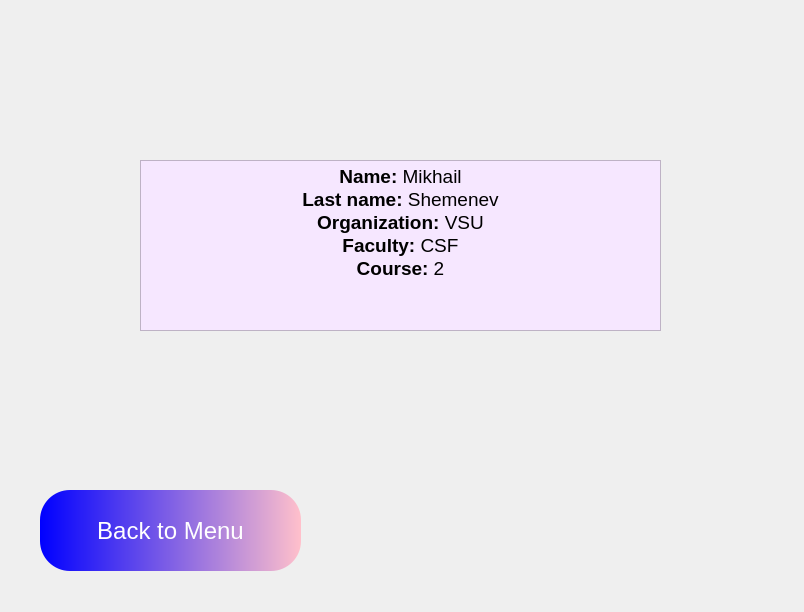
<?xml version="1.0" encoding="UTF-8"?>
<ui version="4.0">
 <class>MainWindow</class>
 <widget class="QMainWindow" name="MainWindow">
  <property name="geometry">
   <rect>
    <x>0</x>
    <y>0</y>
    <width>804</width>
    <height>612</height>
   </rect>
  </property>
  <property name="windowTitle">
   <string>MainWindow</string>
  </property>
  <widget class="QWidget" name="centralwidget">
   <widget class="QLabel" name="label">
    <property name="geometry">
     <rect>
      <x>110</x>
      <y>70</y>
      <width>55</width>
      <height>16</height>
     </rect>
    </property>
    <property name="text">
     <string/>
    </property>
   </widget>
   <widget class="QTextBrowser" name="textBrowser">
    <property name="geometry">
     <rect>
      <x>140</x>
      <y>160</y>
      <width>521</width>
      <height>171</height>
     </rect>
    </property>
    <property name="styleSheet">
     <string notr="true">background-color: rgb(246, 231, 255)</string>
    </property>
    <property name="html">
     <string>&lt;!DOCTYPE HTML PUBLIC &quot;-//W3C//DTD HTML 4.0//EN&quot; &quot;http://www.w3.org/TR/REC-html40/strict.dtd&quot;&gt;
&lt;html&gt;&lt;head&gt;&lt;meta name=&quot;qrichtext&quot; content=&quot;1&quot; /&gt;&lt;style type=&quot;text/css&quot;&gt;
p, li { white-space: pre-wrap; }
&lt;/style&gt;&lt;/head&gt;&lt;body style=&quot; font-family:'MS Shell Dlg 2'; font-size:7.8pt; font-weight:400; font-style:normal;&quot;&gt;
&lt;p align=&quot;center&quot; style=&quot; margin-top:0px; margin-bottom:0px; margin-left:0px; margin-right:0px; -qt-block-indent:0; text-indent:0px;&quot;&gt;&lt;span style=&quot; font-size:14pt; font-weight:600;&quot;&gt;Name:&lt;/span&gt;&lt;span style=&quot; font-size:14pt;&quot;&gt; Mikhail&lt;/span&gt;&lt;/p&gt;
&lt;p align=&quot;center&quot; style=&quot; margin-top:0px; margin-bottom:0px; margin-left:0px; margin-right:0px; -qt-block-indent:0; text-indent:0px;&quot;&gt;&lt;span style=&quot; font-size:14pt; font-weight:600;&quot;&gt;Last name:&lt;/span&gt;&lt;span style=&quot; font-size:14pt;&quot;&gt; Shemenev&lt;/span&gt;&lt;/p&gt;
&lt;p align=&quot;center&quot; style=&quot; margin-top:0px; margin-bottom:0px; margin-left:0px; margin-right:0px; -qt-block-indent:0; text-indent:0px;&quot;&gt;&lt;span style=&quot; font-size:14pt; font-weight:600;&quot;&gt;Organization:&lt;/span&gt;&lt;span style=&quot; font-size:14pt;&quot;&gt; VSU&lt;/span&gt;&lt;/p&gt;
&lt;p align=&quot;center&quot; style=&quot; margin-top:0px; margin-bottom:0px; margin-left:0px; margin-right:0px; -qt-block-indent:0; text-indent:0px;&quot;&gt;&lt;span style=&quot; font-size:14pt; font-weight:600;&quot;&gt;Faculty:&lt;/span&gt;&lt;span style=&quot; font-size:14pt;&quot;&gt; CSF&lt;/span&gt;&lt;/p&gt;
&lt;p align=&quot;center&quot; style=&quot; margin-top:0px; margin-bottom:0px; margin-left:0px; margin-right:0px; -qt-block-indent:0; text-indent:0px;&quot;&gt;&lt;span style=&quot; font-size:14pt; font-weight:600;&quot;&gt;Course:&lt;/span&gt;&lt;span style=&quot; font-size:14pt;&quot;&gt; 2&lt;/span&gt;&lt;/p&gt;
&lt;p style=&quot;-qt-paragraph-type:empty; margin-top:0px; margin-bottom:0px; margin-left:0px; margin-right:0px; -qt-block-indent:0; text-indent:0px;&quot;&gt;&lt;br /&gt;&lt;/p&gt;&lt;/body&gt;&lt;/html&gt;</string>
    </property>
   </widget>
   <widget class="QPushButton" name="pushButtonBack">
    <property name="geometry">
     <rect>
      <x>40</x>
      <y>490</y>
      <width>261</width>
      <height>81</height>
     </rect>
    </property>
    <property name="cursor">
     <cursorShape>PointingHandCursor</cursorShape>
    </property>
    <property name="styleSheet">
     <string notr="true">border-radius: 30px;
background-color: qlineargradient(spread:pad, x1:0, y1:0, x2:1, y2:0, stop:0 blue, stop:1 pink);
color: white;
font-size: 24px;
text-align: center;</string>
    </property>
    <property name="text">
     <string>Back to Menu</string>
    </property>
   </widget>
  </widget>
 </widget>
 <resources/>
 <connections/>
</ui>
